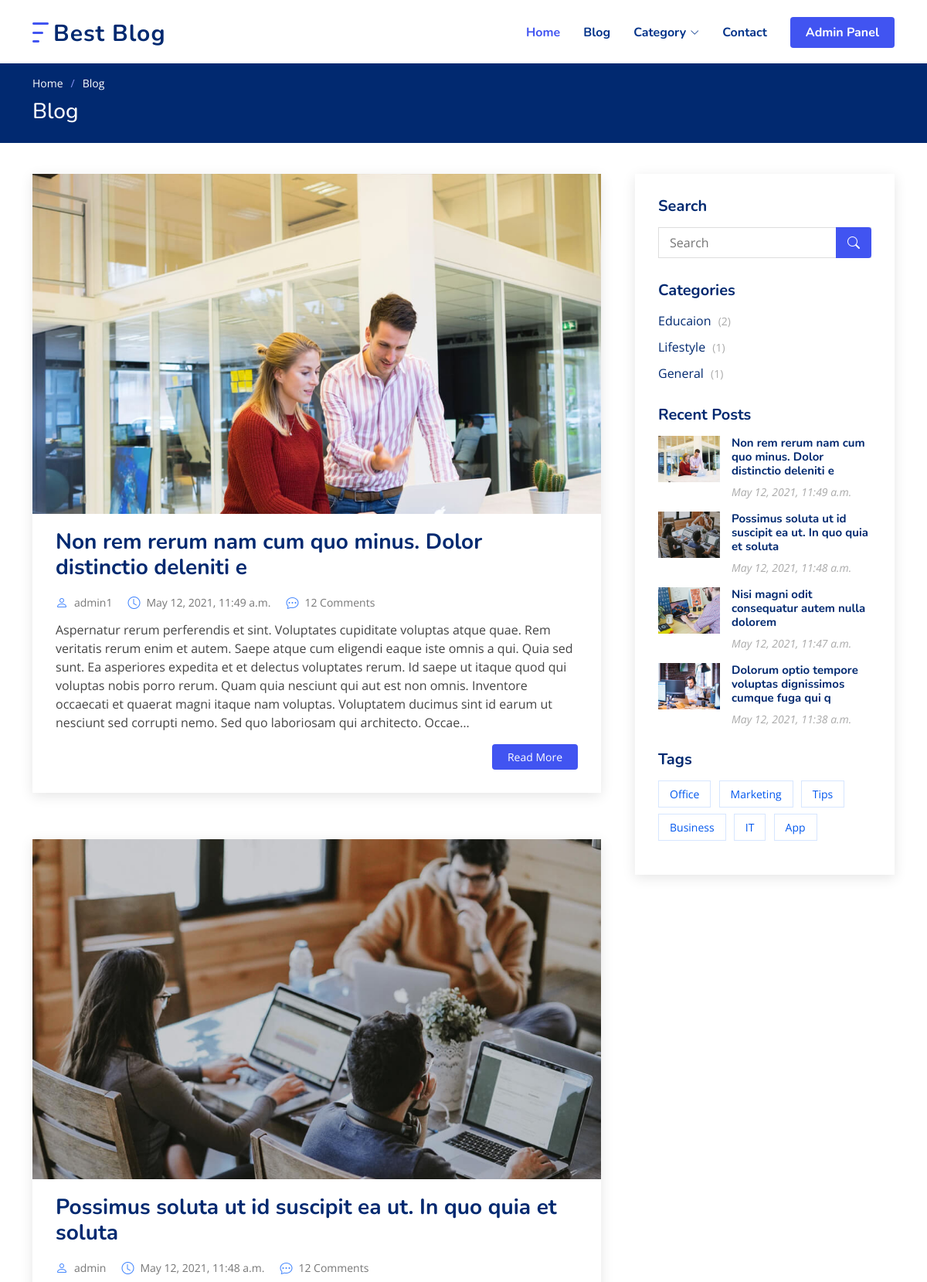
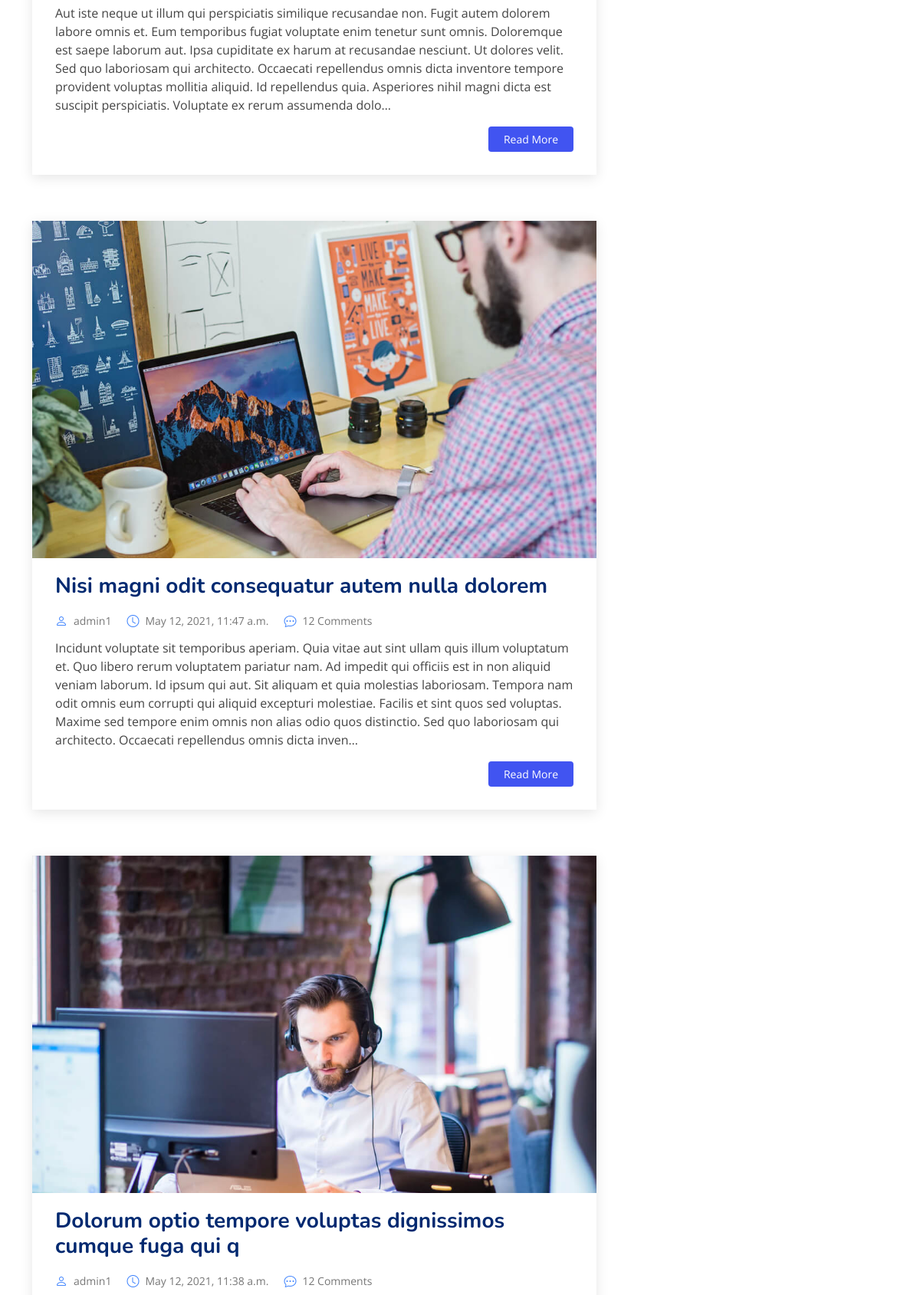
The page / (upper part) on the database its author committed (2 pictures, top to bottom).
### Blog/models.py (models this page shows, shortened)
class BlogPost(models.Model):
    title = models.CharField(max_length=60)
    description = models.TextField(null=True, blank=True)
    created_date = models.DateTimeField(auto_now_add=True)
    post_cat = models.ForeignKey(to=Category, on_delete=models.SET_NULL,blank=True, null=True)
    post_tag = models.ForeignKey(to=Tag, on_delete=models.SET_NULL,blank=True, null=True)
    image = models.ImageField(upload_to="media/blog/images", default="")
    uploaded_by = models.ForeignKey(to=User, on_delete=models.SET_NULL, blank=True, null=True)

class Category(models.Model):
    cat_name = models.CharField(max_length=60)
    created_date = models.DateTimeField(auto_now_add=True)

class Tag(models.Model):
    tag_name = models.CharField(max_length=60)
    created_date = models.DateTimeField(auto_now_add=True)

### Blog/views.py (the view)
# urls.py: path("", views.BlogPostListView.as_view()),
class BlogPostListView(ListView):
    template_name = 'blog/blogpost_list.html'
    model = BlogPost
    def get_context_data(self, **kwargs):
        context = super().get_context_data(**kwargs)
        search = self.request.GET.get('uq')
        if search != None:
            BlogPost_list = BlogPost.objects.filter(Q(title__icontains = search)| Q(description__icontains = search)).order_by("-id")
        else:
            search =""
            BlogPost_list = BlogPost.objects.order_by("-id")[:10]
        Post_cat = Category.objects.order_by("-id")
        for p_cat in Post_cat:
            post_count = BlogPost.objects.filter(post_cat = p_cat)
            p_cat.t_count = post_count.count()
        Post_tag = Tag.objects.order_by("-id")
        context["blogpost_list"] = BlogPost_list
        context["post_cat"] = Post_cat
        context["post_tag"] = Post_tag
        return context

### templates/Blog/blogpost_list.html (shortened to what this page needs)
{% extends './base.html' %}
{% load static %}
  {% block body %}
  <main id="main">
    <section class="breadcrumbs">
      <div class="container">
        <ol>
          <li><a href="/blog">Home</a></li>
          <li>Blog</li>
        </ol>
        <h2>Blog</h2>
      </div>
    </section>
    <section id="blog" class="blog">
      <div class="container" data-aos="fade-up">
        <div class="row">
          <div class="col-lg-8 entries">
            {% for item in blogpost_list %}
            <article class="entry">
              <div class="entry-img">
                <img src="/media/{{item.image}}" alt="" class="img-fluid">
              </div>
              <h2 class="entry-title">
                <a href="/blog/blogpost/{{item.id}}">{{item.title}}</a>
              </h2>
              <div class="entry-meta">
                <ul>
                  <li class="d-flex align-items-center"><i class="bi bi-person"></i> <a href="blog-single.html">{{item.uploaded_by}}</a></li>
                  <li class="d-flex align-items-center"><i class="bi bi-clock"></i> <a href="blog-single.html"><time datetime="2020-01-01">{{item.created_date}}</time></a></li>
                  <li class="d-flex align-items-center"><i class="bi bi-chat-dots"></i> <a href="blog-single.html">12 Comments</a></li>
                </ul>
              </div>
              <div class="entry-content">
                <p>
                  {{item.description | truncatechars:500}}
                </p>
                <div class="read-more">
                  <a href="/blog/blogpost/{{item.id}}">Read More</a>
                </div>
              </div>
            </article>
            {% endfor %}
          </div>
          <div class="col-lg-4">
            <div class="sidebar">
              <h3 class="sidebar-title">Search</h3>
              <div class="sidebar-item search-form">
                <form method="get">
                  <input type="text" value="{{request.GET.uq}}" name="uq" placeholder="Search" required>
                  <button type="submit"><i class="bi bi-search"></i></button>
                </form>
              </div>
              <h3 class="sidebar-title">Categories</h3>
              <div class="sidebar-item categories">
                <ul>
                  {% for cat in post_cat %}
                  <li><a href="#">{{cat.cat_name}} <span>({{cat.t_count}})</span></a></li>
                  {% endfor %}
                </ul>
              </div>
              <h3 class="sidebar-title">Recent Posts</h3>
              <div class="sidebar-item recent-posts">
                {% for item in blogpost_list|slice:":5" %}
                <div class="post-item clearfix">
                  <img src="/media/{{item.image}}" alt="">
                  <h4><a href="/blog/blogpost/{{item.id}}">{{item.title}}</a></h4>
                  <time datetime="2020-01-01">{{item.created_date}}</time>
                </div>
                {% endfor %}
              </div>
              <h3 class="sidebar-title">Tags</h3>
              <div class="sidebar-item tags">
                <ul>
                  {% for tag in post_tag %}
                  <li><a href="#">{{tag.tag_name}}</a></li>
                  {% endfor %}
                </ul>
              </div>
            </div>
          </div>
        </div>
      </div>
    </section>
  </main>
  {% endblock %}

### templates/Blog/base.html (shortened to what this page needs)
<!DOCTYPE html>
<html lang="en">
  {% load static %}
<head>
  <link href="{% static 'assets/vendor/bootstrap/css/bootstrap.min.css' %}" rel="stylesheet">
  <link href="{% static 'assets/vendor/bootstrap-icons/bootstrap-icons.css' %}" rel="stylesheet">
  <link href="{% static 'assets/vendor/aos/aos.css' %}" rel="stylesheet">
  <link href="{% static 'assets/vendor/remixicon/remixicon.css' %}" rel="stylesheet">
  <link href="{% static 'assets/vendor/swiper/swiper-bundle.min.css' %}" rel="stylesheet">
  <link href="{% static 'assets/vendor/glightbox/css/glightbox.min.css' %}" rel="stylesheet">
  <link href="{% static 'assets/css/style.css' %}" rel="stylesheet">
</head>
<body data-bs-spy="scroll" data-bs-target="#navbar" data-bs-offset="100">
  <header id="header" class="header fixed-top">
    <div class="container-fluid container-xl d-flex align-items-center justify-content-between">
      <a href="/" class="logo d-flex align-items-center">
        <img src="{% static 'assets/img/logo.png' %}" alt="">
        <span>Best Blog</span>
      </a>
      <nav id="navbar" class="navbar">
        <ul>
          <li><a class="nav-link scrollto active " href="/">Home</a></li>
          <li><a href="/blog">Blog</a></li>
          <li class="dropdown"><a href="#"><span>Category</span> <i class="bi bi-chevron-down"></i></a>
          </li>
          <li><a class="nav-link scrollto" href="#contact">Contact</a></li>
          <li><a class="getstarted scrollto" href="/admin">Admin Panel</a></li>
        </ul>
      </nav>
    </div>
  </header>
  {% block body %}
  {% endblock %}
</body>
</html>

### rows shown on the page
BlogPost: image (picture), title "Non rem rerum nam cum quo minus. Dolor distinctio deleniti e", uploaded_by "admin1", created_date "May 12, 2021, 11:49 a.m.", description "Aspernatur rerum perferendis et sint. Voluptates cupiditate voluptas atque quae. Rem veritatis rerum enim et autem. Saepe atque cum eligendi eaque iste omnis a qui. Quia sed sunt. Ea asperiores expedita et et delectus voluptates rerum. Id saepe ut itaque quod qui voluptas nobis porro rerum. Quam quia nesciunt qui aut est non omnis. Inventore occaecati et quaerat magni itaque nam voluptas. Voluptatem ducimus sint id earum ut nesciunt sed corrupti nemo. Sed quo laboriosam qui architecto. Occae…"
BlogPost: image (picture), title "Possimus soluta ut id suscipit ea ut. In quo quia et soluta", uploaded_by "admin", created_date "May 12, 2021, 11:48 a.m.", description "Aut iste neque ut illum qui perspiciatis similique recusandae non. Fugit autem dolorem labore omnis et. Eum temporibus fugiat voluptate enim tenetur sunt omnis. Doloremque est saepe laborum aut. Ipsa cupiditate ex harum at recusandae nesciunt. Ut dolores velit. Sed quo laboriosam qui architecto. Occaecati repellendus omnis dicta inventore tempore provident voluptas mollitia aliquid. Id repellendus quia. Asperiores nihil magni dicta est suscipit perspiciatis. Voluptate ex rerum assumenda dolo…"
BlogPost: image (picture), title "Nisi magni odit consequatur autem nulla dolorem", uploaded_by "admin1", created_date "May 12, 2021, 11:47 a.m.", description "Incidunt voluptate sit temporibus aperiam. Quia vitae aut sint ullam quis illum voluptatum et. Quo libero rerum voluptatem pariatur nam. Ad impedit qui officiis est in non aliquid veniam laborum. Id ipsum qui aut. Sit aliquam et quia molestias laboriosam. Tempora nam odit omnis eum corrupti qui aliquid excepturi molestiae. Facilis et sint quos sed voluptas. Maxime sed tempore enim omnis non alias odio quos distinctio. Sed quo laboriosam qui architecto. Occaecati repellendus omnis dicta inven…"
BlogPost: image (picture), title "Dolorum optio tempore voluptas dignissimos cumque fuga qui q", uploaded_by "admin1", created_date "May 12, 2021, 11:38 a.m."
Category: cat_name "Educaion", t_count "2"
Category: cat_name "Lifestyle", t_count "1"
Category: cat_name "General", t_count "1"
Tag: tag_name "Office"
Tag: tag_name "Marketing"
Tag: tag_name "Tips"
Tag: tag_name "Business"
Tag: tag_name "IT"
Tag: tag_name "App"
